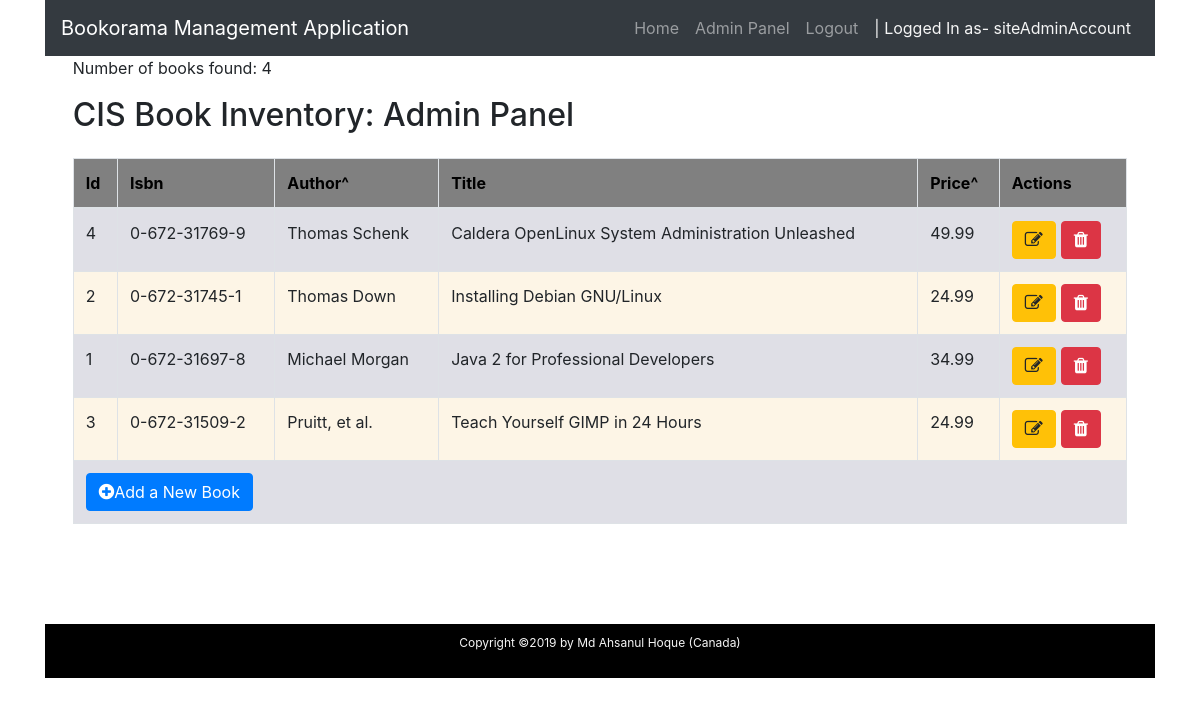
/admin/manageBooks.php (signed in), run on the app's committed database.
### tables this page shows
create table books
(  id int unsigned not null auto_increment primary key,
isbn char(13) not null,
   author char(50),
   title char(100),
   price float(4,2),
   UNIQUE KEY unique_isbn (isbn)
);

### admin/auth/LoginHelper.php (called while the page is built, shortened)
<?php
class LoginHelper
{
    public static function isLoggedIn(){
        if ($_SESSION['isLoggedIn']){
            return true;
        }
        else{
            return false;
        }
    }
}

### admin/manageBooks.php (the view, shortened to what this page needs)
<?php
require ('./auth/LoginHelper.php');
if (LoginHelper::isLoggedIn()) {
?>
<!doctype html>
<html lang="en">
    <head>
        <link href="../css/bootstrap/bootstrap.min.css" rel="stylesheet">
        <link rel="stylesheet" href="https://cdnjs.cloudflare.com/ajax/libs/font-awesome/4.7.0/css/font-awesome.min.css">
        <link href="../css/custom.css" rel="stylesheet">
    </head>
    <body>
        <div class="container">
            <nav class="navbar navbar-expand-lg navbar-dark bg-dark">
                <a class="navbar-brand" href="../index.php">Bookorama Management Application</a>
                <div class="collapse navbar-collapse" id="navbarSupportedContent">
                    <ul class="navbar-nav ml-auto">
                        <li class="nav-item">
                            <a class="nav-link" href="../index.php">Home</a>
                        </li>
                        <li class="nav-item">
                            <a class="nav-link" href="./manageBooks.php">Admin Panel</a>
                        </li>
                        <li class="nav-item">
                            <a class="nav-link" href="./auth/logout.php">Logout</a>
                        </li>
                        <li class="nav-item">
                            <a class="nav-link loggedIn-text"><?php echo "| Logged In as- ".$_SESSION['sessionUserName']; ?></a>
                        </li>
                    </ul>
                </div>
            </nav>
            <div class="main-content">
                <div class="admin">
                    <?php
                    require("../lib/config.php");
                    if (isset($_GET['author'])){
                        $sortedBy = " author asc";
                    }
                    elseif (isset($_GET['price'])){
                        $sortedBy = " price asc";
                    }else{
                        $sortedBy = " title asc";
                    }
                    $sort = " order by".$sortedBy;
                    $query = "SELECT id,isbn,author,title,price FROM books".$sort;
                    $result = $mysqli->query($query);
                    $num_results = $result->num_rows;
                    echo "<p>Number of books found: " . $num_results . "</p>";
                    echo "<h2>CIS Book Inventory: Admin Panel</h2>";
                    echo "<table class='table table-bordered'>";
                    echo "<thead>";
                    if ($num_results > 0) {
                        $books = $result->fetch_all(MYSQLI_ASSOC);
                        echo "<table class='table table-bordered'><tr>";
                        foreach ($books[0] as $k => $v) {
                            if ($k=='author'){
                                echo "<th><a href='./manageBooks.php?author=".urldecode($k)."'>" . ucwords($k) . "<span>&#94;</span></a></th>";
                            }
                            elseif ($k=='price'){
                                echo "<th><a href='./manageBooks.php?price=".urldecode($k)."'>" . ucwords($k) . "<span>&#94;</span></a></th>";
                            }
                            else{
                                echo "<th>" . ucwords($k) . "</th>";
                            }
                        }
                        echo "<th>Actions</th>";
                        echo "</tr></thead>";
                        echo "<tbody>";
                        foreach ($books as $book) {
                            echo "<tr>";
                            $i = 0;
                            foreach ($book as $k => $v) {
                                if ($k == 'id') {
                                    echo "<td>" . $v . "</td>";
                                    $bookId = $v;
                                } else {
                                    echo "<td>" . $v . "</td>";
                                }
                                if (($i == count($book) - 1)) {
                                    echo "<td>";
                                    echo "<div class='btn-toolbar'>";
                                    echo "<a href='./edit.php?bookId=" . $bookId . "' title='Edit Record' class='btn btn-warning btn-xs btnMargin' data-toggle='tooltip'><i class='fa fa-edit'></i></a>";
                                    echo "<a href='./delete.php?bookId=" . $bookId . "' title='Delete Record' class='btn btn-danger btn-xs' data-toggle='tooltip'><i class='fa fa-trash'></i></a>";
                                    echo "</div>";
                                    echo "</td>";
                                }
                                $i++;
                            }
                            echo "</tr>";
                        }
                        echo "<tr><td colspan='6'>";
                        echo "<a href='./newBook.php' title='View Record' class='btn btn-primary' data-toggle='tooltip'><i class='fa fa-plus-circle'></i>Add a New Book</a>";
                        echo "</td></tr>";
                        echo "</tbody>";
                        echo "</table>";
                    }
                    ?>
                </div>
            </div>
                <?php include ('../layout/footer.php')?>
    </body>
</html>
<?php
}else{
    header('Location: ./auth/login.php');
}
?>

### css/custom.css (style rules this page uses)
.btnMargin { margin-right: 5px; }
.loggedIn-text { color: whitesmoke !important; }
.fa { font-size: 18px; }
table { border: 1px solid black; }
table th { border-bottom: 1px solid white; color: white; }
table td { border: 1px solid black; }
table tbody tr:nth-child(even) { background-color: whitesmoke; }
table tbody tr:nth-child(odd) { background-color: #DFDFE6;; }
.main-content { max-width: 95%; margin: 0 auto; }
.admin table th { background-color: gray; color: black; }
.admin table th a { color: black; }
.admin table tbody tr:nth-child(even) { background-color: oldlace; }
.admin table tbody tr:nth-child(odd) { background-color: #DFDFE6; }

### data on the page
books: id "4", isbn "0-672-31769-9", author "Thomas Schenk", title "Caldera OpenLinux System Administration Unleashed", price "49.99"
books: id "2", isbn "0-672-31745-1", author "Thomas Down", title "Installing Debian GNU/Linux", price "24.99"
books: id "1", isbn "0-672-31697-8", author "Michael Morgan", title "Java 2 for Professional Developers", price "34.99"
books: id "3", isbn "0-672-31509-2", author "Pruitt, et al.", title "Teach Yourself GIMP in 24 Hours", price "24.99"

### other printed values
$_SESSION['sessionUserName'] "siteAdminAccount"
$num_results "4"
$k "Id"
$k "Isbn"
$k "Author"
$k "Title"
$k "Price"
